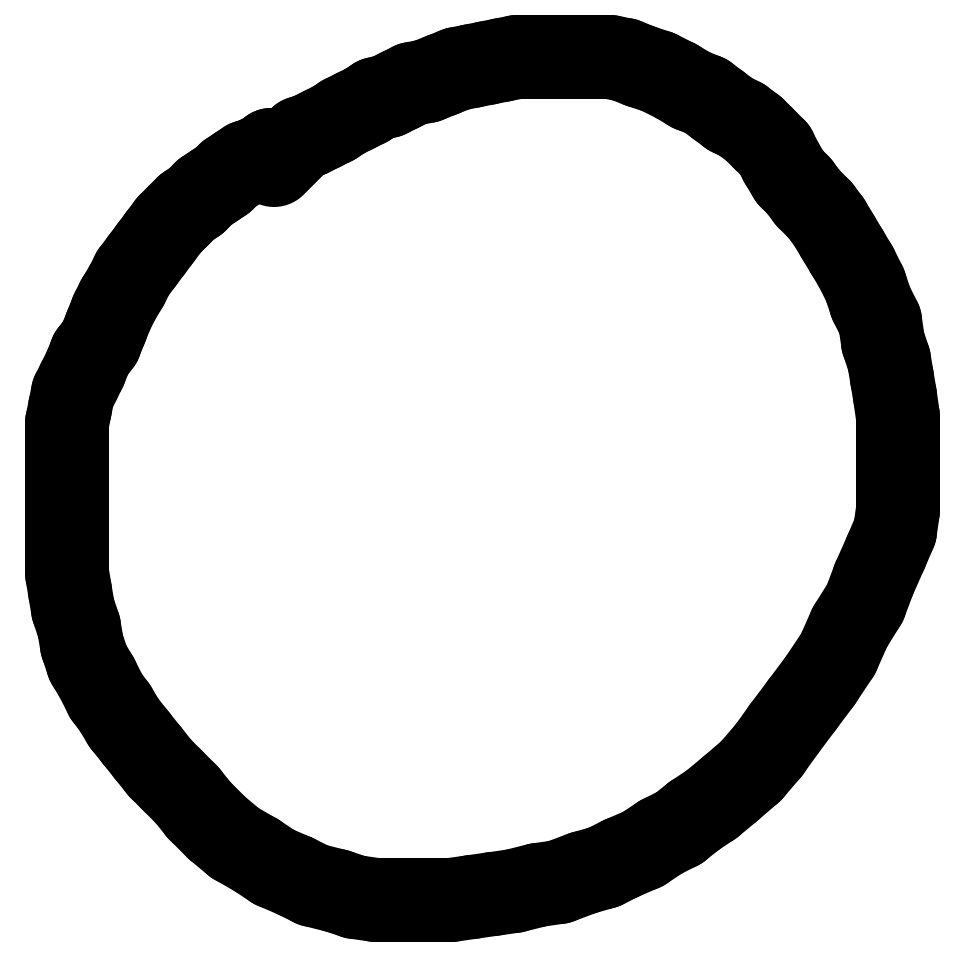
#> input picture gxnet/uat/uat0.jpeg, 961 x 960 px
$ python conv2mnist.py uat/uat0.jpeg
#> lines starting #> are read from the running program, lines starting #| are printed output that depends on the picture
from __future__ import print_function

from PIL import Image, ImageFilter
import sys
import numpy as np

MNIST_SIZE = 28

def drop_margin( img ):
	begin_x, begin_y = img.size[ 0 ], img.size[ 1 ]
	end_x, end_y = 0, 0

	for x in range( img.size[ 0 ] ):
		for y in range( img.size[ 1 ] ):
			if img.getpixel( ( x, y ) ) != 255:
				begin_x, begin_y = min( begin_x, x ), min( begin_y, y )
				end_x, end_y = max( end_x, x ), max( end_y, y )

	end_x += 1
	end_y += 1

	img.crop( ( begin_x, begin_y, end_x, end_y ) )

def resize2mnist( org_img ):

	width = float( org_img.size[ 0 ] )
	height = float( org_img.size[ 1 ] )

	new_img = Image.new( 'L', ( MNIST_SIZE, MNIST_SIZE ), ( 255 ) )

	limit_len = 20
	margin_size = int( ( MNIST_SIZE - limit_len ) / 2 )

	if width > height:
		new_height = int( round( ( limit_len / width * height ), 0 ) )
		if new_height == 0: new_height = 1
		top = int( round( ( ( MNIST_SIZE - new_height ) / 2), 0 ) )

		org_img = org_img.resize( ( limit_len, new_height ), Image.BICUBIC ).filter( ImageFilter.SHARPEN )
		new_img.paste( org_img, ( margin_size, top ) )
	else:
		new_width = int( round( ( limit_len / height * width ), 0 ) )
		if new_width == 0:  new_width = 1
		left = int( round( ( ( MNIST_SIZE - new_width ) / 2 ), 0 ) )

		org_img = org_img.resize( ( new_width, limit_len ), Image.BICUBIC ).filter( ImageFilter.SHARPEN )
		new_img.paste( org_img, ( left, margin_size ) )

	num_array = np.array( new_img.getdata() )
	num_array = 255 - num_array
	num_array = num_array.reshape( ( MNIST_SIZE, MNIST_SIZE ) )

	new_img = Image.fromarray( np.uint8( num_array ) )

	return new_img

def conv2mnist( path ):

#> called with path = 'uat/uat0.jpeg'
	org_img = Image.open( path ).convert( "RGBA" )
	pixel_data = org_img.load()

	# set all non-white pixels to black
	for x in range( org_img.size[ 0 ] ):
		for y in range( org_img.size[ 1 ] ):
			if any( pixel_data[ x, y ][ i ] < 220 for i in range( 4 ) ):
				pixel_data[ x, y ] = 0, 0, 0

	org_img = org_img.convert( 'L' )
#> org_img: PIL image 961x960 L

	drop_margin( org_img )

	new_img = resize2mnist( org_img )
#> in resize2mnist, `new_img = Image.new( 'L', ( MNIST_SIZE, MNIST_SIZE ), ( 255 ) )`: new_img: PIL image 28x28 L; every value is 255
#> in resize2mnist, `org_img = org_img.resize( ( limit_len, new_height ), Image.BICUBIC ).f..`:
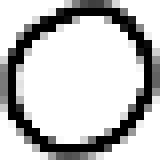
#> org_img: PIL image 20x20 L (shown 8 times larger); min 0, max 255, mean 193.3
#> in resize2mnist, `new_img.paste( org_img, ( margin_size, top ) )`:
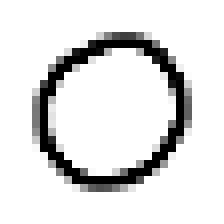
#> new_img: PIL image 28x28 L (shown 8 times larger); min 0, max 255, mean 223.5
#> in resize2mnist, `num_array = np.array( new_img.getdata() )`: num_array = 784 values, max 255 at index 0, min 0 at index 152, mean 223.5
#> in resize2mnist, `num_array = 255 - num_array`: num_array = 784 values, max 255 at index 152, min 0 at index 0, mean 31.49
#> in resize2mnist, `num_array = num_array.reshape( ( MNIST_SIZE, MNIST_SIZE ) )`:
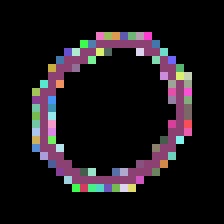
#> num_array: shape (28, 28) int64 (shown 8 times larger); 71 distinct labels, from 0 to 255; one colour per label, 0 black
#> in resize2mnist, `new_img = Image.fromarray( np.uint8( num_array ) )`:
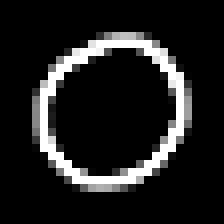
#> new_img: PIL image 28x28 L (shown 8 times larger); min 0, max 255, mean 31.5

	# save the intermediate result for debug
	#new_img.save( path + ".bmp" )

	# save mnist data
	fp = open( path + ".mnist", "w" )
	fp.write( ",".join( map( str, list( new_img.getdata() ) ) ) )
	fp.close()

	return list( new_img.getdata() )

if __name__ == '__main__':

	if( len( sys.argv ) < 2 ):
		print( "Usage: %s <img file> <verbose>\n" % ( sys.argv[ 0 ] ) )
		sys.exit( -1 )

	data = conv2mnist( sys.argv[ 1 ] )
#> data has the same summary as num_array in resize2mnist

	if len( sys.argv ) > 2:
		for i in range( 0, MNIST_SIZE ):
			for j in range( 0, MNIST_SIZE ):
				if data[ i * MNIST_SIZE + j ] == 0 : print( "0", end="" )
				else: print( "1", end="" )
			print( "" )

$ run again, on gxnet/uat/uat2.jpeg
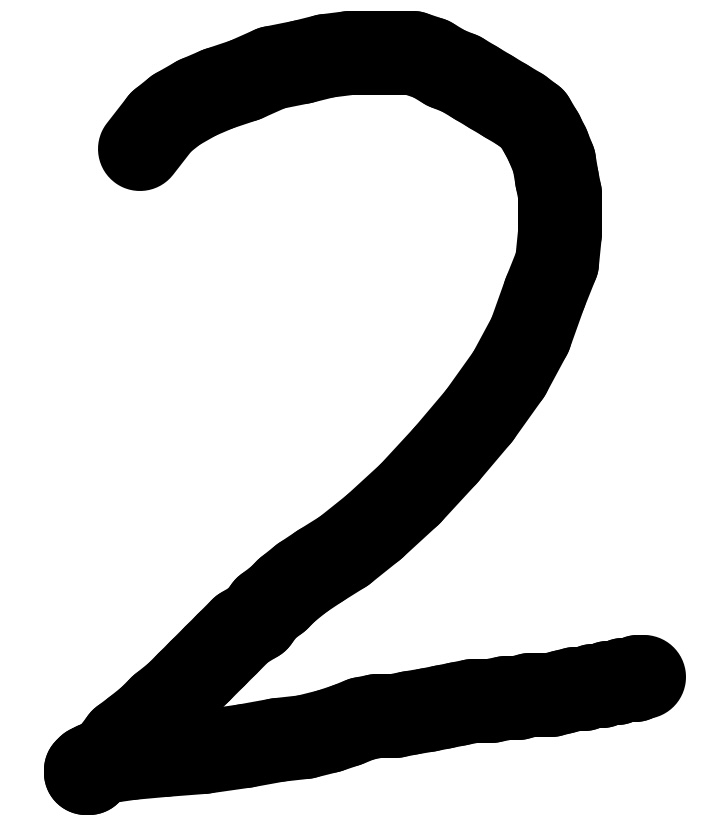
#> input picture gxnet/uat/uat2.jpeg, 712 x 816 px
#> in resize2mnist, `new_img.paste( org_img, ( left, margin_size ) )`:
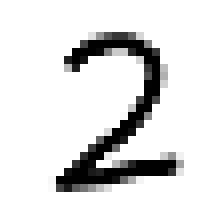
#> new_img: PIL image 28x28 L (shown 8 times larger); min 0, max 255, mean 224.4
#> in resize2mnist, `num_array = np.array( new_img.getdata() )`: num_array = 784 values, max 255 at index 0, min 0 at index 151, mean 224.4
#> in resize2mnist, `num_array = 255 - num_array`: num_array = 784 values, max 255 at index 151, min 0 at index 0, mean 30.63
#> in resize2mnist, `new_img = Image.fromarray( np.uint8( num_array ) )`:
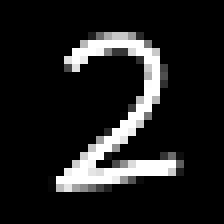
#> new_img: PIL image 28x28 L (shown 8 times larger); min 0, max 255, mean 30.6
#> data has the same summary as num_array in resize2mnist

$ run again, on gxnet/uat/uat3.jpeg
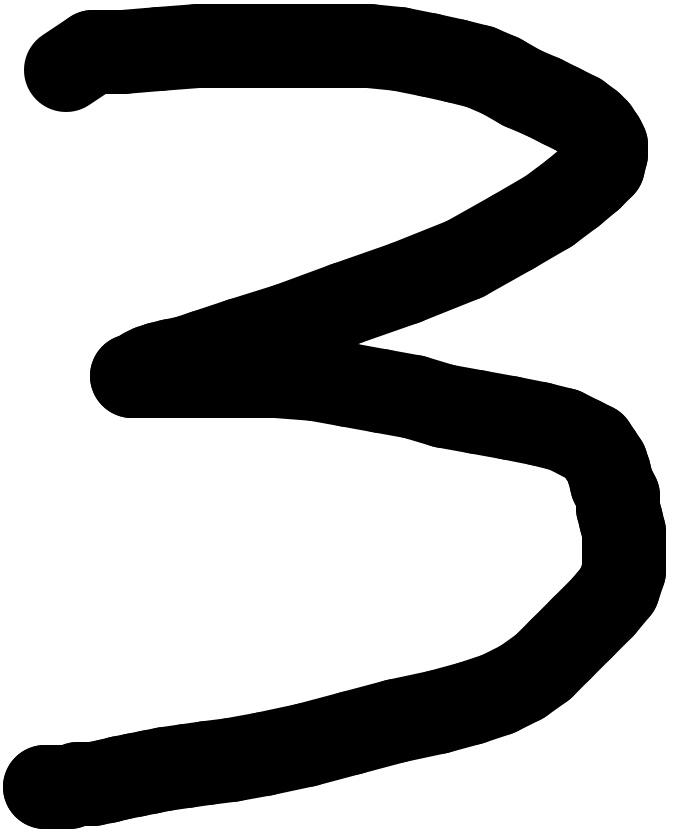
#> input picture gxnet/uat/uat3.jpeg, 682 x 833 px
#> in resize2mnist, `new_img.paste( org_img, ( left, margin_size ) )`:
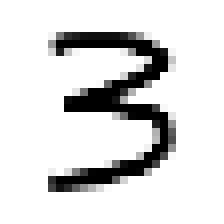
#> new_img: PIL image 28x28 L (shown 8 times larger); min 0, max 255, mean 218.8
#> in resize2mnist, `num_array = np.array( new_img.getdata() )`: num_array = 784 values, max 255 at index 0, min 0 at index 147, mean 218.8
#> in resize2mnist, `num_array = 255 - num_array`: num_array = 784 values, max 255 at index 147, min 0 at index 0, mean 36.2
#> in resize2mnist, `new_img = Image.fromarray( np.uint8( num_array ) )`:
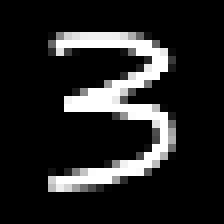
#> new_img: PIL image 28x28 L (shown 8 times larger); min 0, max 255, mean 36.2
#> data has the same summary as num_array in resize2mnist

$ run again, on gxnet/uat/uat4.jpeg
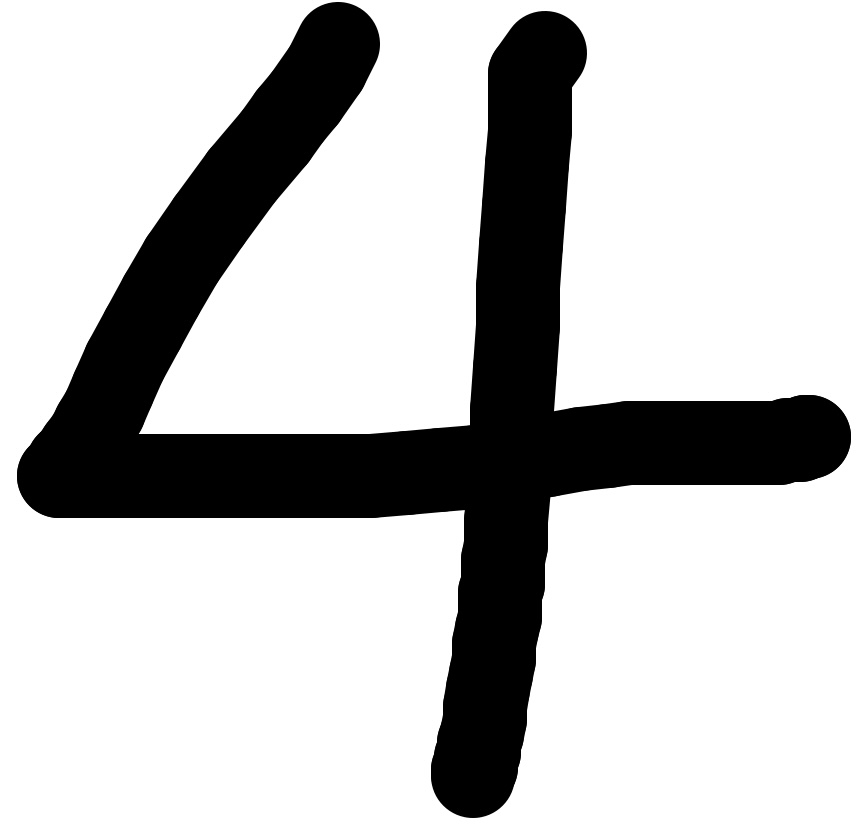
#> input picture gxnet/uat/uat4.jpeg, 861 x 829 px
#> in resize2mnist, `new_img.paste( org_img, ( margin_size, top ) )`:
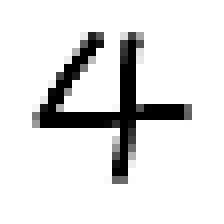
#> new_img: PIL image 28x28 L (shown 8 times larger); min 0, max 255, mean 224.8
#> in resize2mnist, `num_array = np.array( new_img.getdata() )`: num_array = 784 values, max 255 at index 0, min 0 at index 151, mean 224.8
#> in resize2mnist, `num_array = 255 - num_array`: num_array = 784 values, max 255 at index 151, min 0 at index 0, mean 30.2
#> in resize2mnist, `new_img = Image.fromarray( np.uint8( num_array ) )`:
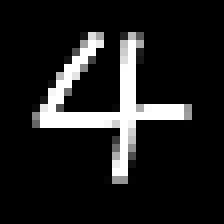
#> new_img: PIL image 28x28 L (shown 8 times larger); min 0, max 255, mean 30.2
#> data has the same summary as num_array in resize2mnist
